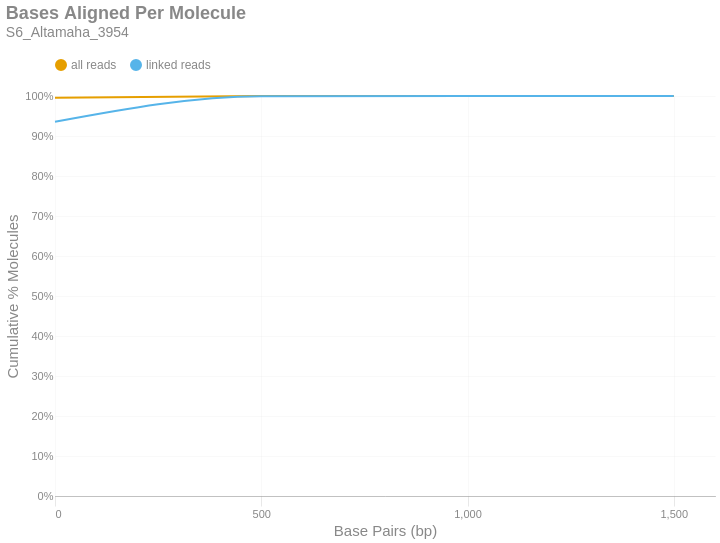

Here is the notebook cell this chart was saved with:
### Markdown cell above
### Bases Aligned Per Molecule
This is a cumulative frequency distribution showing the number of base pairs aligned per unique molecule. These data are shown in 500 bp bins. There are two distributions: one with `all reads` (yellow) and another with only `linked reads` (blue). The percent of molecules in the `linked reads` distribution is relative to the total number of linked molecules.

### Code cell
if SKIPLR:
    print_html(f"Skipped")
else:
    binned_df = consolidated_hist(valids['aligned_bp'], mask, 500, True)
    with SafeRender(binned_df):
        (
            density_plot(binned_df, 'Bases Aligned Per Molecule', samplename, 'basesper')
            .encode(
                x=alt.X('bin:Q', title="Base Pairs (bp)").axis(tickMinStep=500).scale(padding=0),
                y=alt.Y('value:Q', title='Cumulative % Molecules')
                    .axis(format='%')
                    .scale(domain = [0,1])
                    .stack(False),
                color=alt.Color("key:N").scale(domain = ["all reads", "linked reads"]),
                tooltip = [
                    alt.Tooltip("key:N", title = "Data Type"),
                    alt.Tooltip("range_label:N", title="Bases Aligned Per Molecule"),
                    alt.Tooltip("value:Q", format = ".2%", title="% Molecules (Cum.)")
                ]
            )
        ).display()

### Figure 1 — Vega-Lite specification as saved in the notebook (floating-point values rounded to 4 significant figures)
{"width": "container", "height": 400, "config": {"title": {"anchor": "start", "dy": -15, "fontSize": 18, "color": "#888888", "subtitleColor": "#888888", "subtitleFontSize": 14}, "arc": {"fill": "#0072B2"}, "axis": {"domainColor": "#888888", "domainWidth": 0.5, "gridWidth": 0.2, "grid": false, "titleFontWeight": 400, "titleFontSize": 15, "labelFontSize": 11, "labelColor": "#888888", "tickColor": "#888888", "tickWidth": 0.2, "titleColor": "#888888"}, "axisBand": {"grid": false}, "axisX": {"grid": true, "tickSize": 10, "domainCap": "round"}, "axisY": {"domain": false, "grid": true, "tickSize": 0, "domainCap": "round"}, "background": "transparent", "header": {"labelFontSize": 15, "labelColor": "#888888", "titleFontSize": 15, "titleFontWeight": 600, "titleColor": "#888888"}, "legend": {"labelFont": "sans-serif", "labelFontSize": 12, "labelColor": "#888888", "symbolSize": 100, "symbolType": "circle", "titleFontSize": 12, "titlePadding": 10, "titleColor": "#888888", "title": null, "orient": "top"}, "range": {"category": ["#E69F00", "#56B4E9", "#009E73", "#F0E442", "#0072B2", "#D55E00", "#CC79A7", "#000000"], "diverging": ["#cfe8f3", "#a2d4ec", "#73bfe2", "#46abdb", "#1696d2", "#12719e"]}, "area": {"fill": "#0072B2", "fillOpacity": 0.7, "line": true, "strokeOpacity": 0.7}, "line": {"color": "#0072B2", "stroke": "#0072B2", "strokeWidth": 2}, "trail": {"color": "#0072B2", "stroke": "#0072B2", "strokeWidth": 0, "size": 1}, "point": {"filled": true, "fillOpacity": 1.0, "size": 95}, "text": {"color": "#888888", "fontSize": 11, "align": "right", "fontWeight": 400, "size": 11}, "bar": {"fill": "#0072B2", "stroke": null}, "view": {"stroke": null, "continuousWidth": 660, "continuousHeight": 400}}, "data": {"name": "data-a224d3c99da72c49e40afd444e341546"}, "mark": {"type": "line", "interpolate": "monotone", "point": {"opacity": 0, "size": 275}}, "encoding": {"color": {"field": "key", "scale": {"domain": ["all reads", "linked reads"]}, "type": "nominal"}, "tooltip": [{"field": "key", "title": "Data Type", "type": "nominal"}, {"field": "range_label", "title": "Bases Aligned Per Molecule", "type": "nominal"}, {"field": "value", "format": ".2%", "title": "% Molecules (Cum.)", "type": "quantitative"}], "x": {"axis": {"tickMinStep": 500}, "field": "bin", "scale": {"padding": 0}, "title": "Base Pairs (bp)", "type": "quantitative"}, "y": {"axis": {"format": "%"}, "field": "value", "scale": {"domain": [0, 1]}, "stack": false, "title": "Cumulative % Molecules", "type": "quantitative"}}, "params": [{"name": "param_c36ac31b6afebe62", "select": {"type": "point", "fields": ["key"]}, "bind": "legend"}], "title": {"text": "Bases Aligned Per Molecule", "subtitle": "S6_Altamaha_3954"}, "transform": [{"fold": ["all reads (cumsum)", "linked reads (cumsum)"]}, {"calculate": "replace(datum.key, ' (cumsum)', '')", "as": "key"}, {"filter": {"param": "param_c36ac31b6afebe62"}}], "usermeta": {"embedOptions": {"downloadFileName": "S6_Altamaha_3954.basesper"}}, "$schema": "https://vega.github.io/schema/vega-lite/v6.1.0.json", "datasets": {"data-a224d3c99da72c49e40afd444e341546": [{"bin": "0.0", "interval": "0.0-500.0", "all reads": 0.9959, "linked reads": 0.9355, "all reads (cumsum)": 0.9959, "linked reads (cumsum)": 0.9355, "range_label": "0-499"}, {"bin": "500.0", "interval": "500.0-1000.0", "all reads": 0.004101, "linked reads": 0.06397, "all reads (cumsum)": 1.0, "linked reads (cumsum)": 0.9995, "range_label": "500-999"}, {"bin": "1000.0", "interval": "1000.0-1500.0", "all reads": 3.573e-05, "linked reads": 0.0004847, "all reads (cumsum)": 1.0, "linked reads (cumsum)": 1.0, "range_label": "1000-1499"}, {"bin": "1500.0", "interval": "1500.0-2000.0", "all reads": 8.31e-07, "linked reads": 1.328e-05, "all reads (cumsum)": 1.0, "linked reads (cumsum)": 1.0, "range_label": "1500-1999"}]}}
